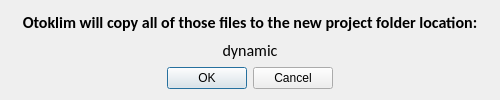
<?xml version="1.0" encoding="UTF-8"?>
<ui version="4.0">
 <class>CreateProject</class>
 <widget class="QDialog" name="CreateProject">
  <property name="geometry">
   <rect>
    <x>0</x>
    <y>0</y>
    <width>500</width>
    <height>100</height>
   </rect>
  </property>
  <property name="sizePolicy">
   <sizepolicy hsizetype="Expanding" vsizetype="MinimumExpanding">
    <horstretch>0</horstretch>
    <verstretch>0</verstretch>
   </sizepolicy>
  </property>
  <property name="minimumSize">
   <size>
    <width>500</width>
    <height>100</height>
   </size>
  </property>
  <property name="maximumSize">
   <size>
    <width>500</width>
    <height>100</height>
   </size>
  </property>
  <property name="windowTitle">
   <string>Project Confirmation</string>
  </property>
  <property name="sizeGripEnabled">
   <bool>false</bool>
  </property>
  <layout class="QGridLayout" name="gridLayout">
   <item row="1" column="0" colspan="2">
    <widget class="QLabel" name="project_dir">
     <property name="maximumSize">
      <size>
       <width>500</width>
       <height>120</height>
      </size>
     </property>
     <property name="font">
      <font>
       <family>Calibri</family>
       <pointsize>12</pointsize>
      </font>
     </property>
     <property name="layoutDirection">
      <enum>Qt::LeftToRight</enum>
     </property>
     <property name="text">
      <string>dynamic</string>
     </property>
     <property name="alignment">
      <set>Qt::AlignCenter</set>
     </property>
    </widget>
   </item>
   <item row="0" column="0" colspan="2">
    <widget class="QLabel" name="label">
     <property name="maximumSize">
      <size>
       <width>500</width>
       <height>120</height>
      </size>
     </property>
     <property name="font">
      <font>
       <family>Calibri</family>
       <pointsize>12</pointsize>
       <weight>75</weight>
       <bold>true</bold>
      </font>
     </property>
     <property name="layoutDirection">
      <enum>Qt::LeftToRight</enum>
     </property>
     <property name="text">
      <string>Otoklim will copy all of those files to the new project folder location:</string>
     </property>
     <property name="alignment">
      <set>Qt::AlignCenter</set>
     </property>
    </widget>
   </item>
   <item row="5" column="0" colspan="2">
    <widget class="QDialogButtonBox" name="buttonBox">
     <property name="orientation">
      <enum>Qt::Horizontal</enum>
     </property>
     <property name="standardButtons">
      <set>QDialogButtonBox::Cancel|QDialogButtonBox::Ok</set>
     </property>
     <property name="centerButtons">
      <bool>true</bool>
     </property>
    </widget>
   </item>
  </layout>
 </widget>
 <resources/>
 <connections>
  <connection>
   <sender>buttonBox</sender>
   <signal>accepted()</signal>
   <receiver>CreateProject</receiver>
   <slot>accept()</slot>
   <hints>
    <hint type="sourcelabel">
     <x>248</x>
     <y>254</y>
    </hint>
    <hint type="destinationlabel">
     <x>157</x>
     <y>274</y>
    </hint>
   </hints>
  </connection>
  <connection>
   <sender>buttonBox</sender>
   <signal>rejected()</signal>
   <receiver>CreateProject</receiver>
   <slot>reject()</slot>
   <hints>
    <hint type="sourcelabel">
     <x>316</x>
     <y>260</y>
    </hint>
    <hint type="destinationlabel">
     <x>286</x>
     <y>274</y>
    </hint>
   </hints>
  </connection>
 </connections>
</ui>
